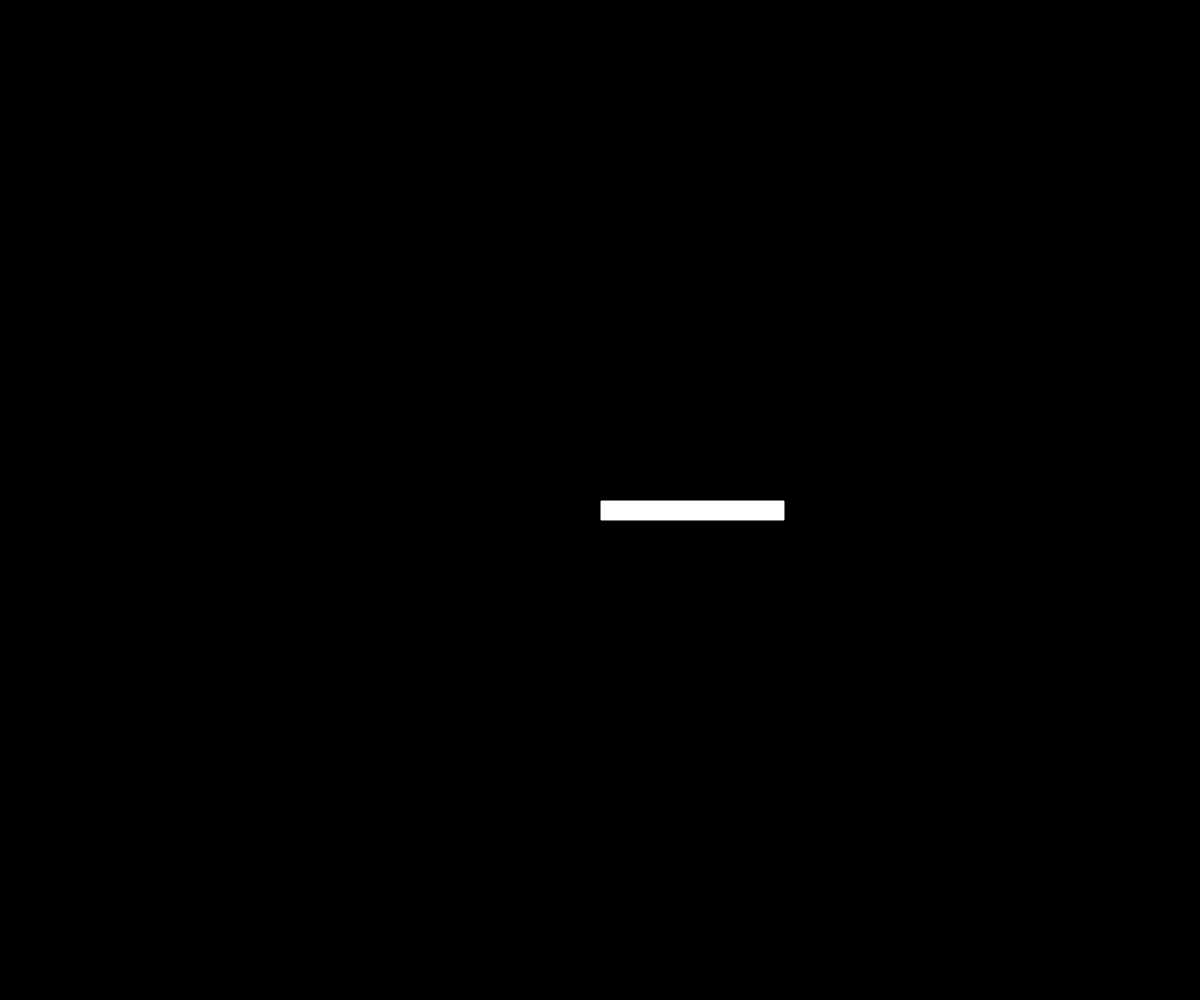
Frame 1 (no input)
Frame 60 (no input): identical to frame 1, image omitted
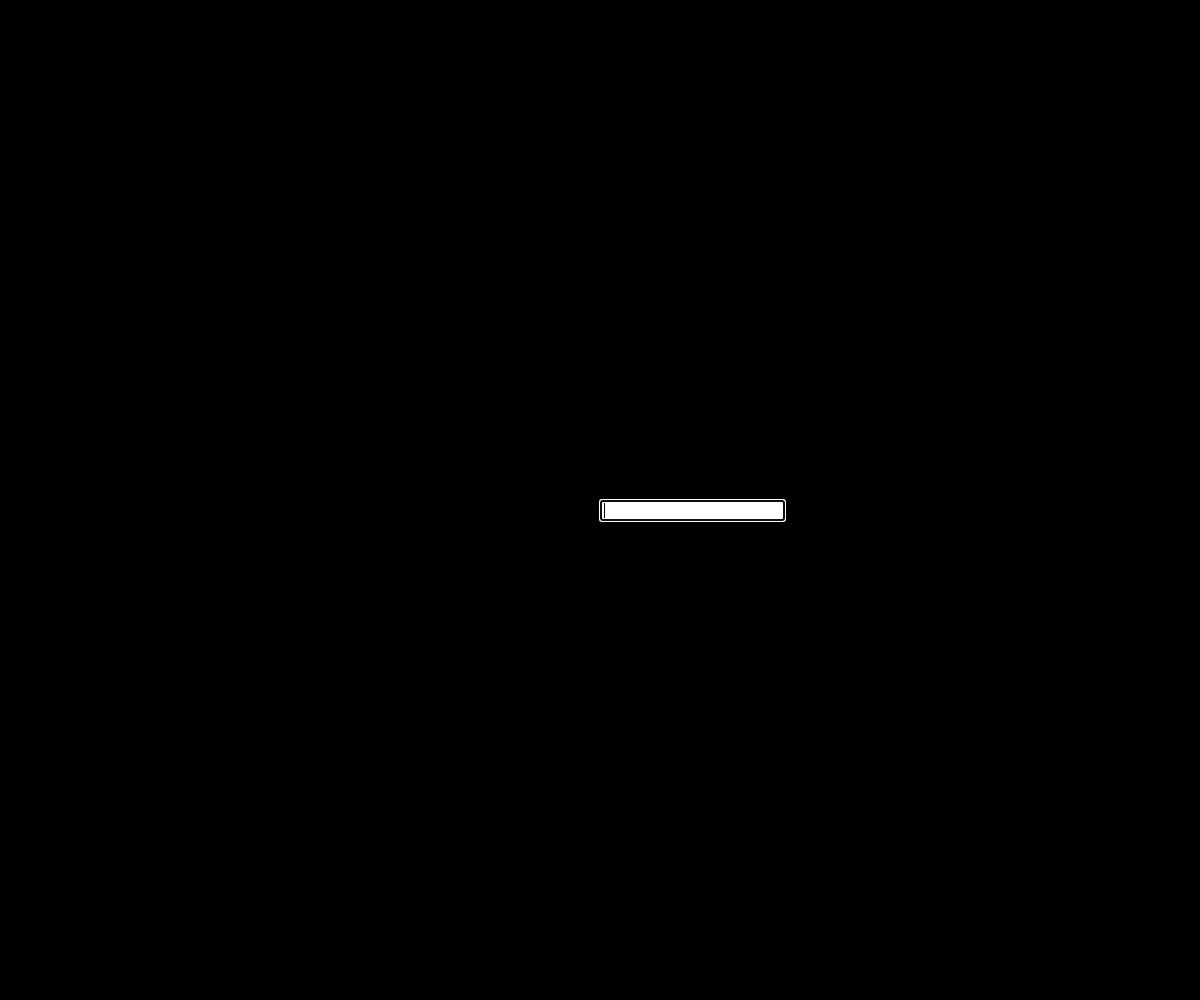
Frame 120 (the mouse pressed at the canvas centre since frame 60)

The p5.js sketch that drew these frames (run headless with seeded random() and noise() and a simulated clock; from frame 60 on, the mouse is pressed at the canvas centre):

// p5.js sketch
// ── sketch.js
var pw;

function setup() {
  createCanvas(windowWidth, windowHeight);
  pw = createInput('');
  pw.position(width/2, height/2);
  pw.input(typing);
  background(0);
}

function draw() {
}

function typing() {
  background(255, 0, 0);
  if(pw.value() == "test") {
    background(0, 255, 0);
    pw.remove();
    var link = createA("http://google.com", "Het wachtwoord zit onder de tafel");
    var button = createButton('');
    button.child(link);
    button.position(width/2, height/2);
  }
}
